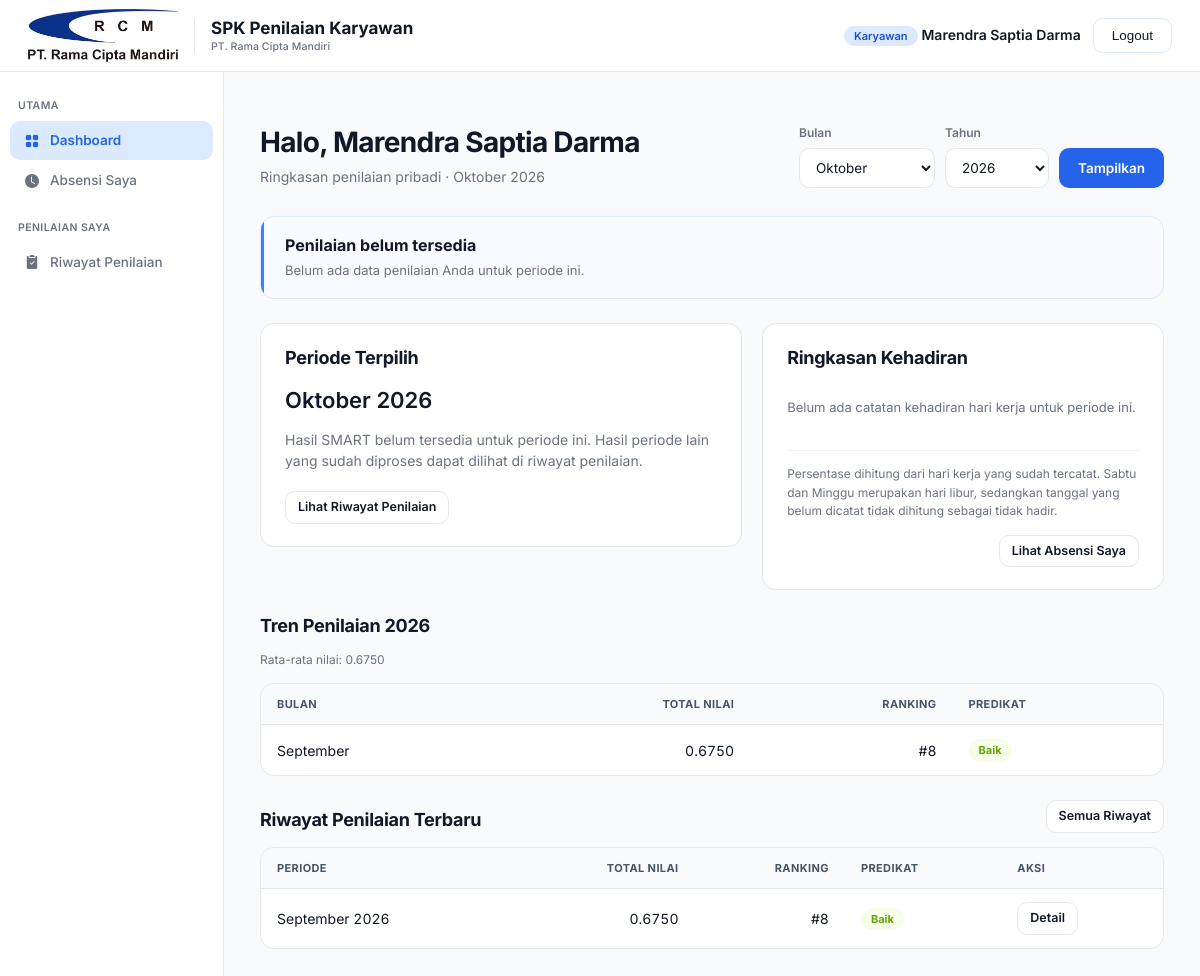
/dashboard/ (signed in), run on an earlier commit of the app's database.
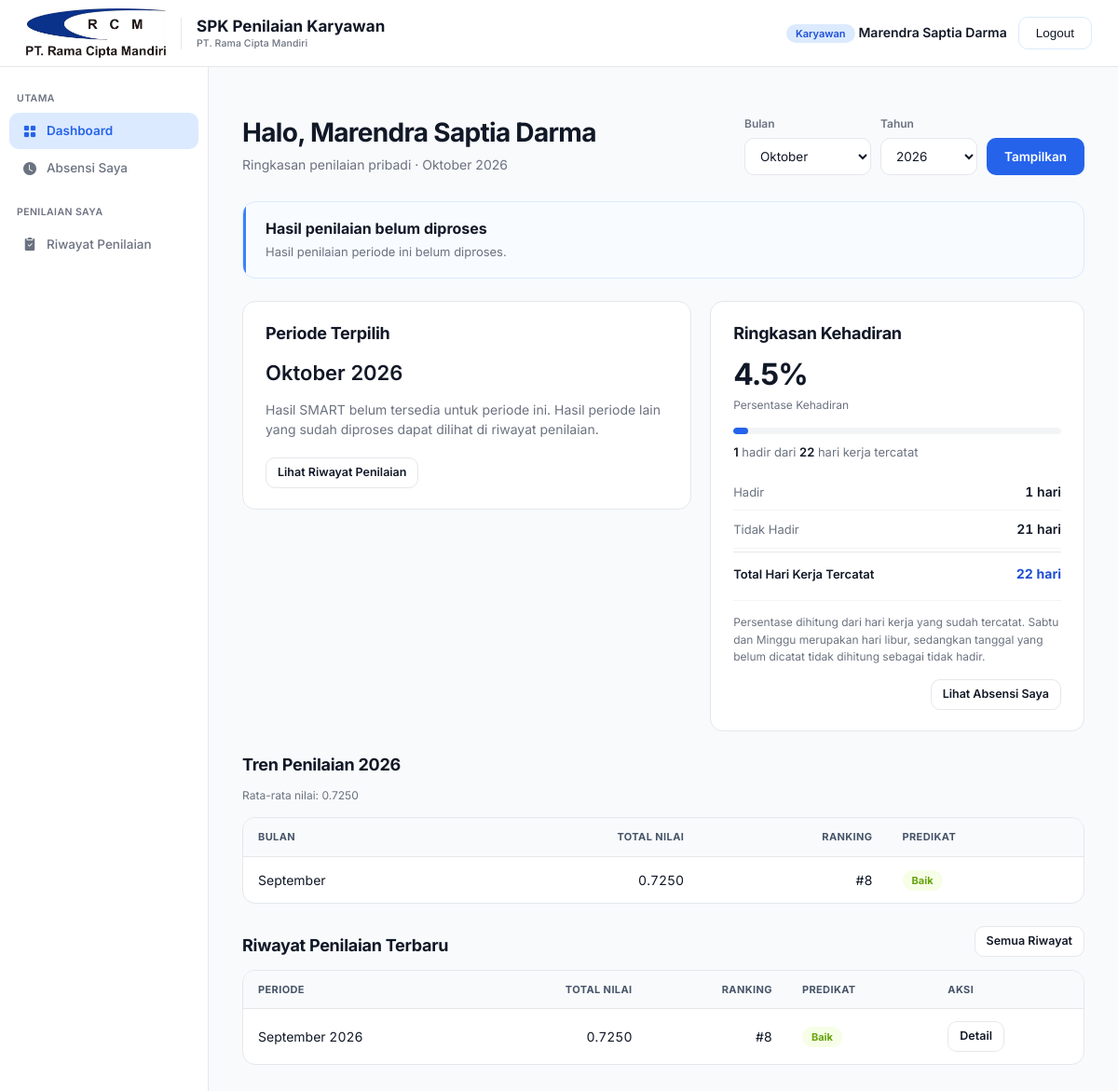
And on a later commit of the database.
### rama_cipta_mandiri/models.py (models this page shows, shortened)
class HasilSmart(models.Model):
    alternatif = models.OneToOneField(Alternatif, on_delete=models.CASCADE, related_name='hasil')
    total_nilai = models.FloatField()
    ranking = models.PositiveIntegerField()
    predikat = models.CharField(max_length=20)
    class Meta:
        verbose_name = "Hasil SMART"
        verbose_name_plural = "Hasil SMART"
        ordering = ['ranking']

class Alternatif(models.Model):
    periode = models.ForeignKey(Periode, on_delete=models.CASCADE, related_name='alternatif')
    karyawan = models.ForeignKey(Karyawan, on_delete=models.CASCADE)
    kode = models.CharField(max_length=20, blank=True, help_text="Kode alternatif, mis. A1, A2 (opsional, auto jika kosong)")
    class Meta:
        verbose_name = "Alternatif"
        verbose_name_plural = "Alternatif"
        unique_together = ['karyawan', 'periode']
        ordering = ['kode']

class Periode(models.Model):
    bulan = models.IntegerField()
    tahun = models.IntegerField()
    BULAN_LABEL = [
        '', 'Januari', 'Februari', 'Maret', 'April', 'Mei', 'Juni',
        'Juli', 'Agustus', 'September', 'Oktober', 'November', 'Desember',
    ]
    class Meta:
        verbose_name = "Periode"
        verbose_name_plural = "Periode"
        unique_together = ['bulan', 'tahun']
        ordering = ['-tahun', '-bulan']
    def __str__(self):
        return f"{self.BULAN_LABEL[self.bulan]} {self.tahun}"

### rama_cipta_mandiri/views/karyawan.py (the view, shortened to what this page needs)
# urls.py: path('dashboard/', karyawan.dashboard_karyawan, name='dashboard_karyawan'),
@karyawan_required
def dashboard_karyawan(request):
    karyawan = request.user.karyawan
    context = _filter_periode(request, karyawan)
    bulan, tahun = context['bulan_dipilih'], context['tahun_dipilih']
    periode = Periode.objects.filter(bulan=bulan, tahun=tahun).first()
    alternatif = Alternatif.objects.filter(
        karyawan=karyawan, periode=periode).select_related('periode', 'hasil').first() if periode else None
    hasil = getattr(alternatif, 'hasil', None)
    _, ringkasan = _data_absensi(alternatif)
    hasil_qs = _hasil_karyawan(karyawan)
    hasil_sebelumnya = None
    perbandingan = None
    breakdown = []
    tren = list(hasil_qs.filter(alternatif__periode__tahun=tahun).order_by('alternatif__periode__bulan'))
    today = date.today()
    context.update({
        'karyawan': karyawan, 'periode_dipilih': periode,
        'is_bulan_berjalan': (bulan, tahun) == (today.month, today.year),
        'alternatif_dipilih': alternatif, 'hasil_dipilih': hasil,
        'breakdown_kriteria': breakdown, 'ringkasan_absensi': ringkasan,
        'hasil_sebelumnya': hasil_sebelumnya, 'perbandingan': perbandingan,
        'tahun_ini': tahun,
        'tren_tahun_ini': [{
            'bulan': h.alternatif.periode.bulan, 'bulan_label': BULAN_LABEL[h.alternatif.periode.bulan],
            'total_nilai': h.total_nilai, 'ranking': h.ranking, 'predikat': h.predikat,
            'is_dipilih': h.alternatif.periode.bulan == bulan,
        } for h in tren],
        'rata_rata_tahun_ini': sum(h.total_nilai for h in tren) / len(tren) if tren else None,
        'riwayat_terbaru': list(hasil_qs[:5]),
    })
    return render(request, 'karyawan/dashboard.html', context)

### rama_cipta_mandiri/views/karyawan.py (called while the page is built)
def _tahun_tersedia(karyawan):
    return list(Alternatif.objects.filter(karyawan=karyawan)
                .order_by('-periode__tahun')
                .values_list('periode__tahun', flat=True).distinct())

def _angka_filter(request, nama, default, minimum, maximum):
    try:
        nilai = int(request.GET.get(nama, default))
    except (TypeError, ValueError):
        return default
    return nilai if minimum <= nilai <= maximum else default

def _filter_periode(request, karyawan):
    today = date.today()
    bulan = _angka_filter(request, 'bulan', today.month, 1, 12)
    tahun = _angka_filter(request, 'tahun', today.year, 1, 9999)
    return {
        'bulan_dipilih': bulan,
        'tahun_dipilih': tahun,
        'label_periode': f'{BULAN_LABEL[bulan]} {tahun}',
        'daftar_bulan': list(enumerate(BULAN_LABEL))[1:],
        'daftar_tahun': sorted(set(_tahun_tersedia(karyawan)) | {today.year, tahun}, reverse=True),
    }

def _hasil_karyawan(karyawan):
    return HasilSmart.objects.filter(alternatif__karyawan=karyawan).select_related(
        'alternatif__periode').order_by('-alternatif__periode__tahun', '-alternatif__periode__bulan')

### rama_cipta_mandiri/templates/karyawan/dashboard.html (shortened to what the changed rows need)
{% extends 'base.html' %}
{% load static %}
{% block extra_css %}
<link rel="stylesheet" href="{% static 'css/karyawan_portal.css' %}">
<link rel="stylesheet" href="{% static 'css/dashboard_karyawan.css' %}">
{% endblock %}
{% block content %}
<div class="karyawan-portal dashboard-portal">
<div class="page-header-row">
    <div class="page-header">
        <h1>Halo, {{ karyawan.nama }}</h1>
    </div>
</div>
{% if hasil_dipilih %}
    {% include 'karyawan/partials/ringkasan_hasil.html' with hasil=hasil_dipilih %}
{% else %}
    <section class="card karyawan-status" aria-labelledby="smart-status-title">
        <h2 id="smart-status-title">{% if not periode_dipilih %}Periode belum tersedia{% elif not alternatif_dipilih %}Penilaian belum tersedia{% else %}Hasil penilaian belum diproses{% endif %}</h2>
        <p>{% if not periode_dipilih %}Belum ada data periode untuk bulan/tahun yang dipilih.{% elif not alternatif_dipilih %}Belum ada data penilaian Anda untuk periode ini.{% else %}Hasil penilaian periode ini belum diproses.{% endif %}</p>
    </section>
{% endif %}
<div class="dashboard-overview">
{% if hasil_dipilih %}
<section class="card dashboard-comparison-panel" aria-labelledby="perbandingan-title">
    <div class="karyawan-section-header"><h2 id="perbandingan-title">Perbandingan Periode Sebelumnya</h2></div>
    {% if perbandingan %}
    <div>
        <p class="karyawan-muted">{{ hasil_sebelumnya.alternatif.periode }} &rarr; {{ periode_dipilih }} (periode terpilih).</p>
        <dl class="dashboard-comparison">
            <div>
                <dt>Total Nilai</dt>
                <dd>
                    <span class="dashboard-comparison-values">{{ hasil_sebelumnya.total_nilai|floatformat:4 }} &rarr; {{ hasil_dipilih.total_nilai|floatformat:4 }}</span>
                    <span class="karyawan-note karyawan-block {% if perbandingan.selisih_nilai > 0 %}karyawan-delta-positive{% elif perbandingan.selisih_nilai < 0 %}karyawan-delta-negative{% endif %}">Perubahan: {% if perbandingan.selisih_nilai > 0 %}+{% endif %}{{ perbandingan.selisih_nilai|floatformat:4 }}</span>
                </dd>
            </div>
            <div>
                <dt>Ranking</dt>
                <dd>
                    <span class="dashboard-comparison-values">#{{ hasil_sebelumnya.ranking }} &rarr; #{{ hasil_dipilih.ranking }}</span>
                    <span class="karyawan-note karyawan-block {% if hasil_dipilih.ranking < hasil_sebelumnya.ranking %}karyawan-delta-positive{% elif hasil_dipilih.ranking > hasil_sebelumnya.ranking %}karyawan-delta-negative{% endif %}">{{ perbandingan.perubahan_ranking }}</span>
                </dd>
            </div>
            <div>
                <dt>Persentase Kehadiran</dt>
                <dd>
                    <span class="dashboard-comparison-values">{% if perbandingan.absensi_sebelumnya %}{{ perbandingan.absensi_sebelumnya.persen_hadir|floatformat:1 }}%{% else %}Belum tersedia{% endif %} &rarr; {% if ringkasan_absensi %}{{ ringkasan_absensi.persen_hadir|floatformat:1 }}%{% else %}Belum tersedia{% endif %}</span>
                    <span class="karyawan-note karyawan-block {% if perbandingan.selisih_kehadiran > 0 %}karyawan-delta-positive{% elif perbandingan.selisih_kehadiran < 0 %}karyawan-delta-negative{% endif %}">
                        {% if perbandingan.selisih_kehadiran != None %}
                            Perubahan: {% if perbandingan.selisih_kehadiran > 0 %}+{% endif %}{{ perbandingan.selisih_kehadiran|floatformat:1 }} poin persentase
                        {% else %}
                            Perubahan belum dapat dibandingkan karena catatan kehadiran belum tersedia pada salah satu atau kedua periode.
                        {% endif %}
                    </span>
                </dd>
            </div>
        </dl>
    </div>
    {% else %}<p class="karyawan-panel-empty">Belum ada hasil SMART sebelumnya untuk dibandingkan.</p>{% endif %}
</section>
{% else %}
    <section class="card dashboard-period" aria-labelledby="periode-title">
        <div class="karyawan-section-header"><h2 id="periode-title">Periode Terpilih</h2></div>
    </section>
{% endif %}
    {% include 'karyawan/partials/ringkasan_absensi.html' with tautan_absensi=True %}
</div>
<div class="dashboard-history-grid">
<section class="karyawan-section" aria-labelledby="tren-title">
    <div class="karyawan-section-header"><h2 id="tren-title">Tren Penilaian {{ tahun_dipilih }}</h2>{% if rata_rata_tahun_ini != None %}<p class="karyawan-muted">Rata-rata nilai: {{ rata_rata_tahun_ini|floatformat:4 }}</p>{% endif %}</div>
    <div class="card table-card"><div class="table-scroll" tabindex="0" role="region" aria-label="Tren penilaian tahunan"><table>
        <thead><tr><th scope="col">Bulan</th><th scope="col" class="karyawan-numeric">Total nilai</th><th scope="col" class="karyawan-numeric">Ranking</th><th scope="col">Predikat</th></tr></thead>
        <tbody>{% for t in tren_tahun_ini %}<tr{% if t.is_dipilih %} class="dashboard-selected"{% endif %}><td>{{ t.bulan_label }}{% if t.is_dipilih %} (dipilih){% endif %}</td><td class="karyawan-numeric">{{ t.total_nilai|floatformat:4 }}</td><td class="karyawan-numeric">#{{ t.ranking }}</td><td><span class="badge badge-{{ t.predikat|slugify }}">{{ t.predikat }}</span></td></tr>
        {% empty %}<tr><td colspan="4"><div class="empty-state">Belum ada hasil penilaian pada tahun ini.</div></td></tr>{% endfor %}</tbody>
    </table></div></div>
</section>
<section class="karyawan-section" aria-labelledby="terbaru-title">
    <div class="karyawan-section-header"><h2 id="terbaru-title">Riwayat Penilaian Terbaru</h2><a class="btn btn-outline btn-sm" href="{% url 'riwayat_penilaian' %}">Semua Riwayat</a></div>
    <div class="card table-card"><div class="table-scroll" tabindex="0" role="region" aria-label="Hasil penilaian terbaru"><table>
        <thead><tr><th scope="col">Periode</th><th scope="col" class="karyawan-numeric">Total nilai</th><th scope="col" class="karyawan-numeric">Ranking</th><th scope="col">Predikat</th><th scope="col">Aksi</th></tr></thead>
        <tbody>{% for h in riwayat_terbaru %}<tr><td>{{ h.alternatif.periode }}</td><td class="karyawan-numeric">{{ h.total_nilai|floatformat:4 }}</td><td class="karyawan-numeric">#{{ h.ranking }}</td><td><span class="badge badge-{{ h.predikat|slugify }}">{{ h.predikat }}</span></td><td><a href="{% url 'detail_penilaian' h.alternatif_id %}" class="btn btn-outline btn-sm" aria-label="Detail penilaian {{ h.alternatif.periode }}">Detail</a></td></tr>
        {% empty %}<tr><td colspan="5"><div class="empty-state">Belum ada riwayat penilaian.</div></td></tr>{% endfor %}</tbody>
    </table></div></div>
</section>
</div>
</div>
{% endblock %}

What changed in the data, as far as the page shows it:
removed HasilSmart: total_nilai "0.6750", predikat "Baik", alternatif.periode "September 2026", total_nilai "0.6750", ranking "8", predikat "Baik"
added HasilSmart: total_nilai "0.7250", predikat "Baik", alternatif.periode "September 2026", total_nilai "0.7250", ranking "8", predikat "Baik"
Also different on the page:
{{ ringkasan_absensi.persen_hadir|floatformat:1 }}: (not shown) → "4.5"
{{ ringkasan_absensi.hadir }}: (not shown) → "1"
{{ ringkasan_absensi.total }}: (not shown) → "22"
{{ ringkasan_absensi.tidak_hadir }}: (not shown) → "21"
{{ rata_rata_tahun_ini|floatformat:4 }}: "0.6750" → "0.7250"
text no longer shown: "Penilaian belum tersedia Belum ada data penilaian Anda untuk periode ini. Belum ada catatan kehadiran hari kerja untuk periode ini."
text now shown: "Hasil penilaian belum diproses Hasil penilaian periode ini belum diproses. % Persentase Kehadiran hadir dari hari kerja tercatat Hadir hari Tidak Hadir hari Total Hari Kerja Tercatat hari"
new list line: "September # 8"
list line gone: "September # 8"
